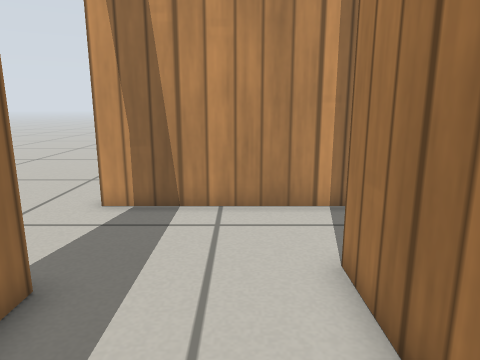
view 1 (above)

17 first-person views from a walk through a robot-simulator world made for Gazebo. The camera is 0.53 m above the floor, tilts 12° down and sees 70° across. The floor is counted in squares, 0.2 m on a side. Each view is taken from the middle of a square. On the plan, view 1 faces up. The plan holds only what a view shows up to about 20 squares ahead; the rest is blank. The robots in the file are not drawn. Gazebo's built-in surfaces are drawn with simple patterns.

view 2
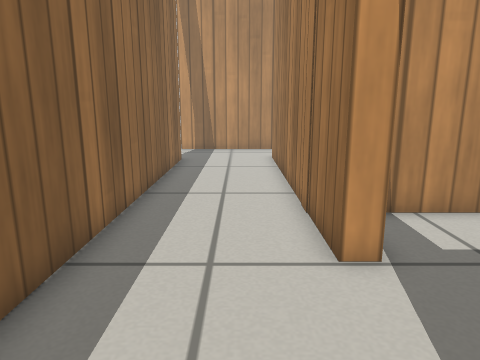

view 3
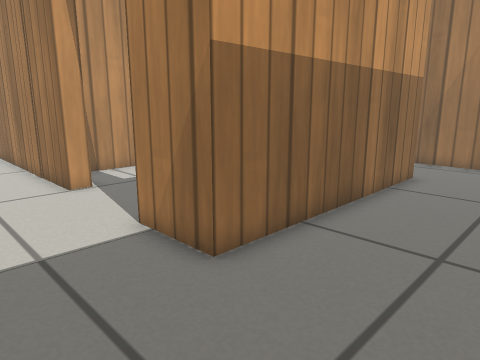

view 4
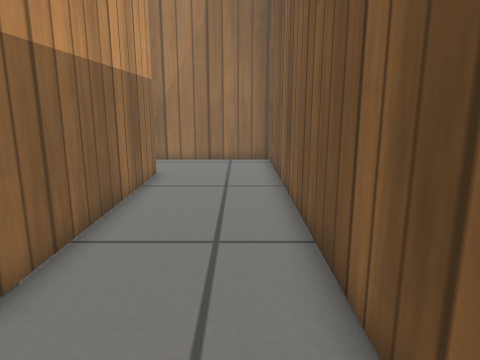

view 5
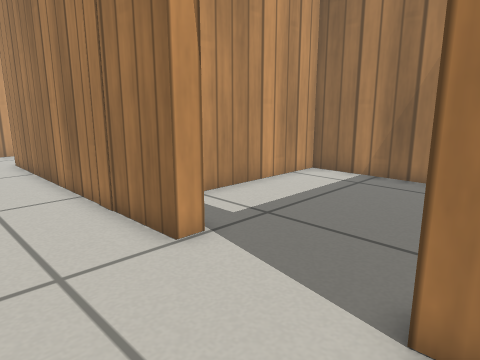

view 6
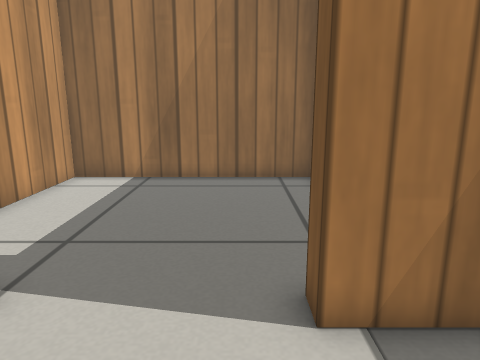

view 7
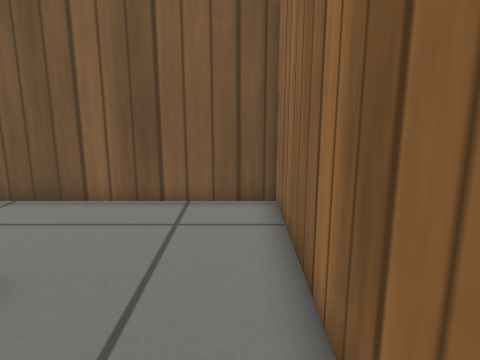

view 8
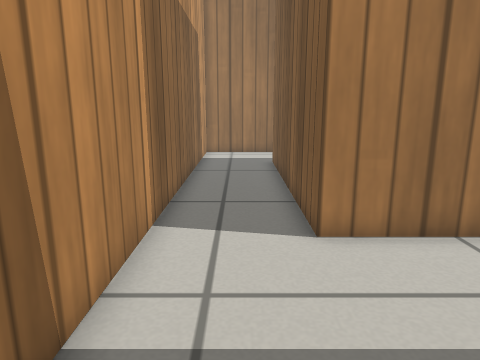

view 9
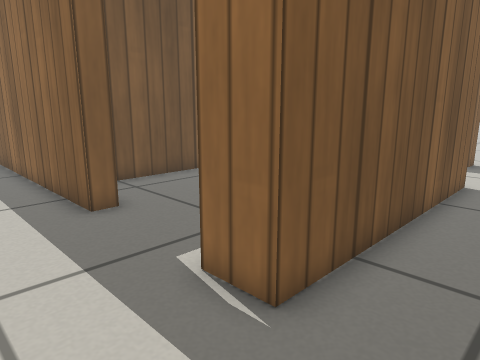

view 10
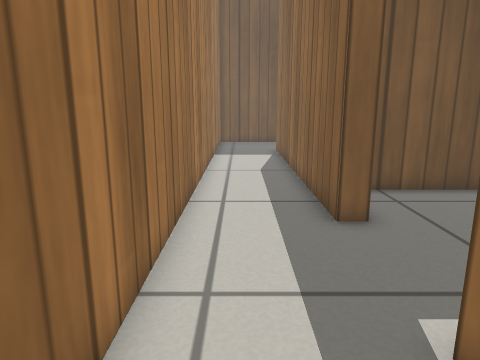

view 11
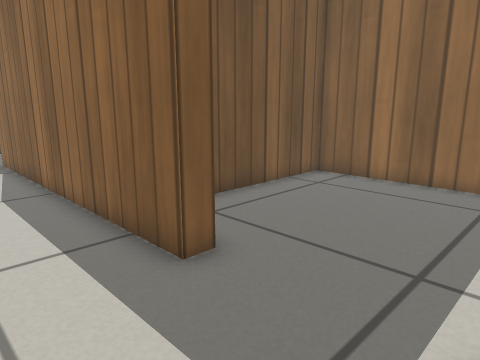

view 12
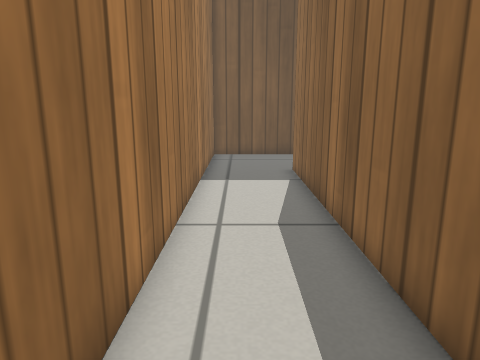

view 13
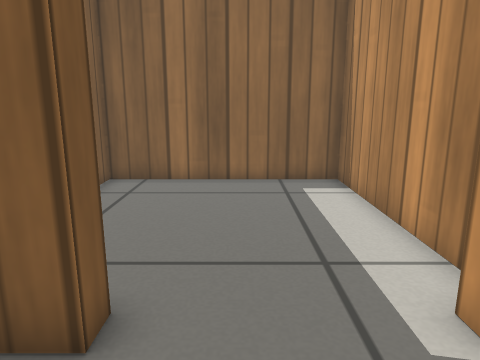

view 14
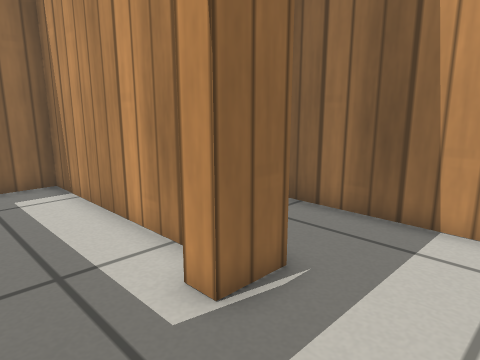

view 15
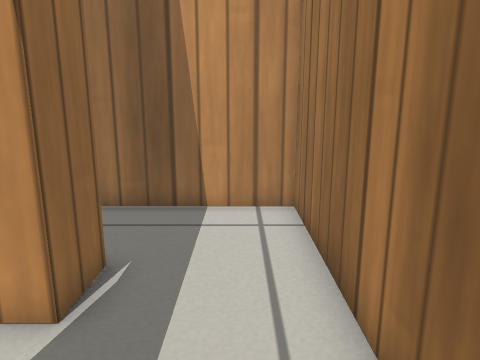

view 16
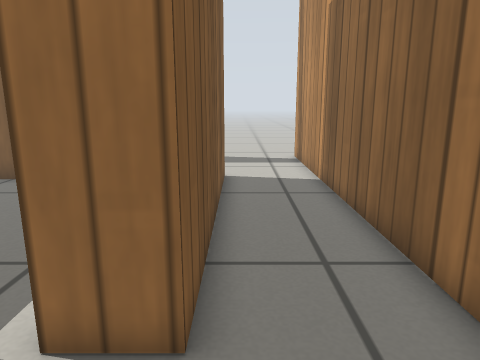

view 17
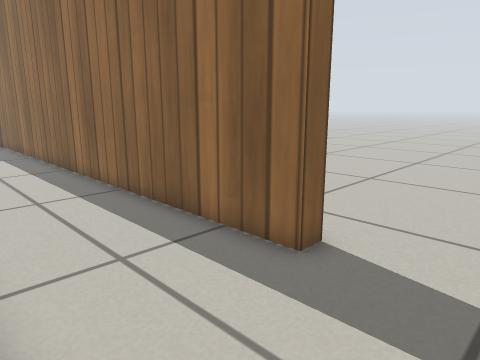

### Floor plan
Key: @ floor where view 1 was taken; # wall or solid block; . floor; D open door.
Columns run from 5 left of view 1 to 16 right of it. Each row starts with its distance up from view 1.
 10 ..
  9 .DD###################
  8 .DD..................#
  7 .DD..................#
  6 .DD..................#
  5 .DD....###########...#
  4 .##....#........##...#
  3   #....#........DD...#
  2   #....#........DD...#
  1   #....#........DD...#
  0   #..@.#........DD...#
 -1   #....#........##...#
 -2   #....#........ #...#
 -3   #....#........ #...#
 -4   #....###########...#
 -5   #....#........##...#
 -6   #....#........##...#
 -7   #....#........##...#
 -8   #....D........##...#
 -9   #....D........##...#
-10   #....D........##...#
-11   #....D........##...#
-12   #....D........##...#
-13   #....#  ......##...#
-14   #....###########...#
-15   #..................#
-16   #..................#
-17   #..................#
-18   #..................#
-19   #..................#
-20   ####################

Where each view was taken, in squares from view 1:
view 1: 0 up, 0 right, facing up
view 2: 13 down, 0 right, facing up
view 3: 19 down, 2 left, facing up-right
view 4: 18 down, 2 left, facing right
view 5: 13 down, 2 left, facing up-right
view 6: 11 down, 2 left, facing right
view 7: 10 down, 2 left, facing down
view 8: 7 up, 5 left, facing right
view 9: 8 up, 15 right, facing down-left
view 10: 7 up, 14 right, facing down
view 11: 4 up, 15 right, facing down-left
view 12: 0 up, 14 right, facing down
view 13: 1 up, 15 right, facing left
view 14: 1 up, 15 right, facing up-left
view 15: 0 up, 14 right, facing up
view 16: 6 up, 15 right, facing left
view 17: 8 up, 2 right, facing down-left
